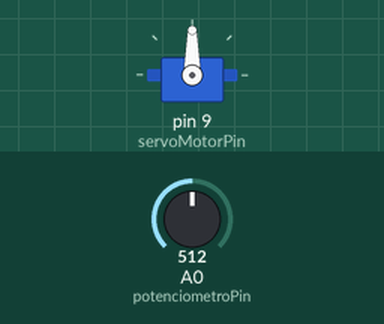
Simulated run of this sketch. Board: Arduino Uno, built with avr-gcc and run on an emulated ATmega328P. On the bench: servo. The test bench sets the inputs (shaded band); at power-on: A0 (potenciometroPin) = 512.

Above: at 1.2 s.
1.3 s: A0 (potenciometroPin) set to 716
At 1.7 s:
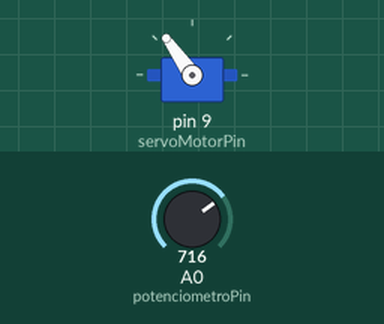
2.8 s: A0 (potenciometroPin) set to 900
At 3.7 s:
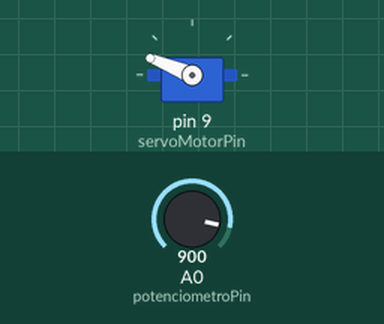
4.3 s: A0 (potenciometroPin) set to 1023
At 5.2 s:
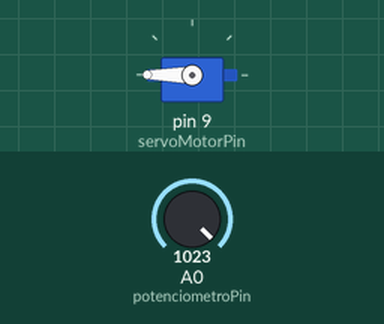
5.8 s: A0 (potenciometroPin) set to 306
At 7.0 s:
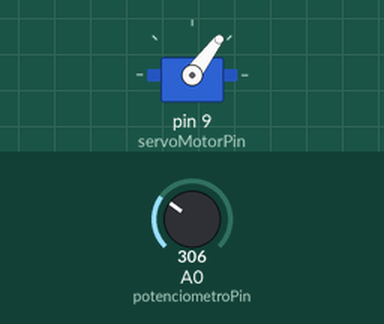
7.3 s: A0 (potenciometroPin) set to 122
At 8.7 s:
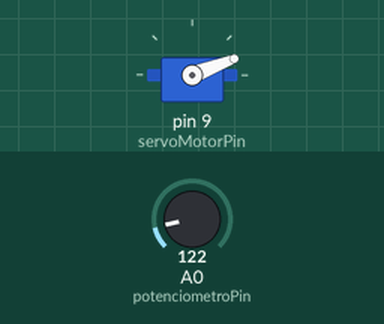
Timing chart, 0 to 9.8 s (numbered marks = the images above; inputs shaded):
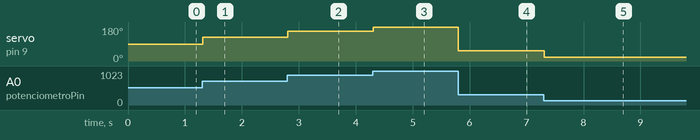

The sketch:

Potenciometro_basico.ino
```cpp
#include"Servo.h"

Servo Motor;

//pino analógico onde o potenciômetro está conectado
int const potenciometroPin = 0;

//pino digital associado ao controle do servomotor
int const servoMotorPin = 9;

//variável usada para armazenar o valor lido no potenciômetro
int valPotenciometro;

void setup() {
  Motor.attach(servoMotorPin);
}

void loop() {
  //lendo o valor do potenciômetro (intervalo entre 0 e 1023)
  valPotenciometro = analogRead(potenciometroPin);

  //mapeando o valor para a escala do servo (entre 0 e 180)
  valPotenciometro = map(valPotenciometro, 0, 1023, 0, 180);

  //definindo o valor/posição do servomotor
  Motor.write(valPotenciometro);

  delay(15);
}
```

Measured:
- after the input at 1.3 s, servo on pin 9 (servoMotorPin): 90° → 125° at once
- after the input at 2.8 s, servo on pin 9 (servoMotorPin): 125° → 158° at once
- after the input at 4.3 s, servo on pin 9 (servoMotorPin): 158° → 180° at once
- after the input at 5.8 s, servo on pin 9 (servoMotorPin): 180° → 53° at once
- after the input at 7.3 s, servo on pin 9 (servoMotorPin): 53° → 21° at once
